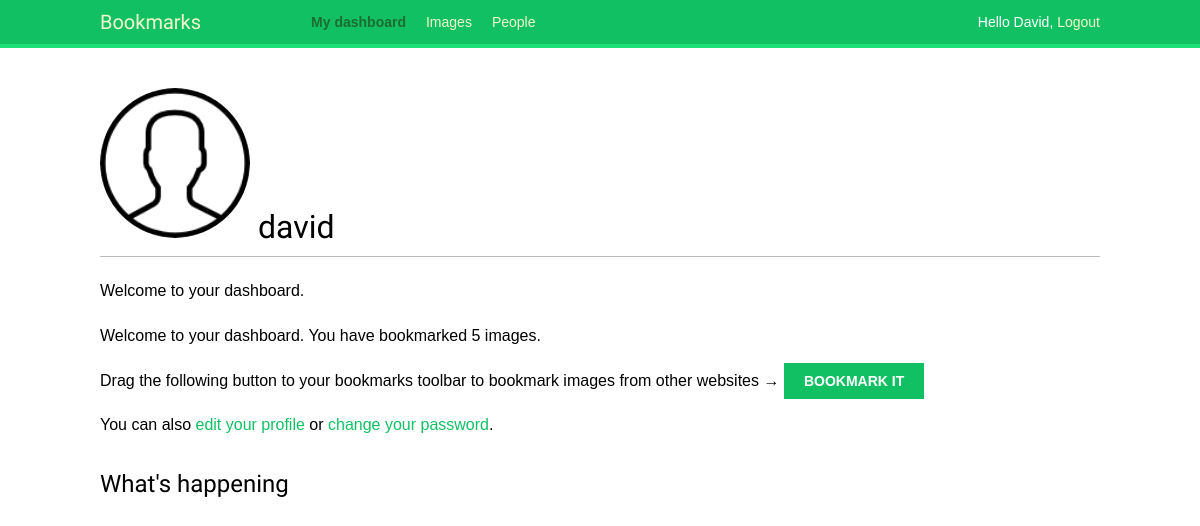
Before: /account/ (signed in) with the older database file.
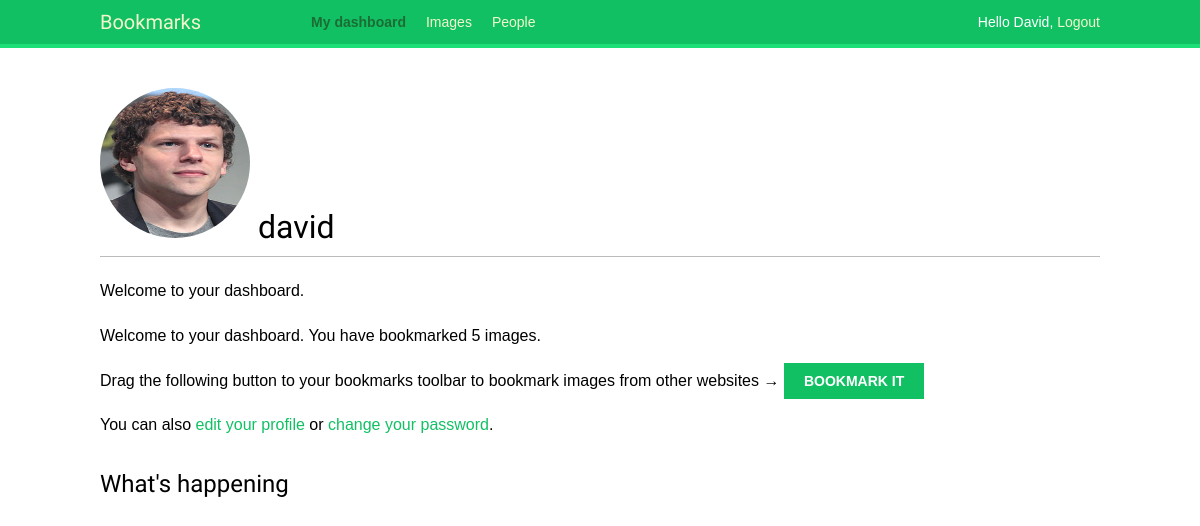
After: the same page with the newer database file.
### account/models.py (models this page shows, shortened)
class Profile(models.Model):
  user = models.OneToOneField(settings.AUTH_USER_MODEL,on_delete=models.CASCADE)
  date_of_birth = models.DateField(blank=True,null=True)
  photo = models.ImageField(upload_to='users/%Y/%m/%d/',blank=True)

### account/views.py (the view)
# urls.py: path('', views.dashboard, name="dashboard"),
@login_required
def dashboard(request):
  actions = Action.objects.exclude(user=request.user)
  following_ids = request.user.following.values_list('id',flat=True)
  if following_ids:
    actions = actions.filter(user_id__in=following_ids)
  actions = actions.select_related('user','user__profile').prefetch_related('target')[:10]
  profile = Profile.objects.get(pk=request.user.profile.id)
  return render(request, 'account/dashboard.html', {'section':'dashboard','profile':profile,'actions':actions})

### account/templates/account/dashboard.html (shortened to what this page needs)
{% extends 'base.html' %}
{% block content %}
  <h1> <img class="pic" src="{{profile.photo.url}}" alt="image"> {{request.user.username}} </h1>
  <p>Welcome to your dashboard.  </p>
  {% with total_images_created=request.user.images_created.count %}
    <p>Welcome to your dashboard. You have bookmarked {{ total_images_created }} image{{ total_images_created|pluralize }}.</p>
  {% endwith %}
  <p>Drag the following button to your bookmarks toolbar to bookmark images from other websites → <a href="javascript:{% include "bookmarklet_launcher.js" %}" class="button">Bookmark it</a><p>
  <p>You can also <a href="{% url "edit" %}">edit your profile</a> or <a href="{% url "password_change" %}">change your password</a>.<p>
<h2>What's happening</h2>
{% endblock content %}

Changed rows visible on the page:
changed Profile: photo: picture added in place of a placeholder
